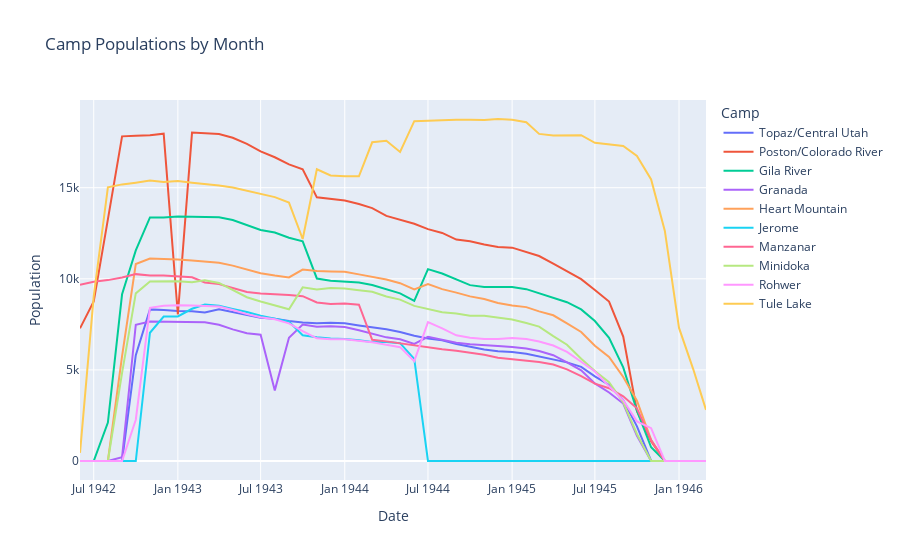

Notebook cell for this chart:
### Markdown cell above
Now we can look at the data and start to see beyond the numbers. **This over-laid line plot compares the change in populations of the camps by month.**

### Code cell
pop_by_month2 = pop_by_month.drop("Total", axis = 1)
melted = pd.melt(pop_by_month2, id_vars = ["Date"], value_vars = pop_by_month2.columns[1:], var_name = 'Camp', value_name = "Population")
fig = px.line(melted, x = 'Date', y = 'Population', color = 'Camp', title = 'Camp Populations by Month')
fig.show();
